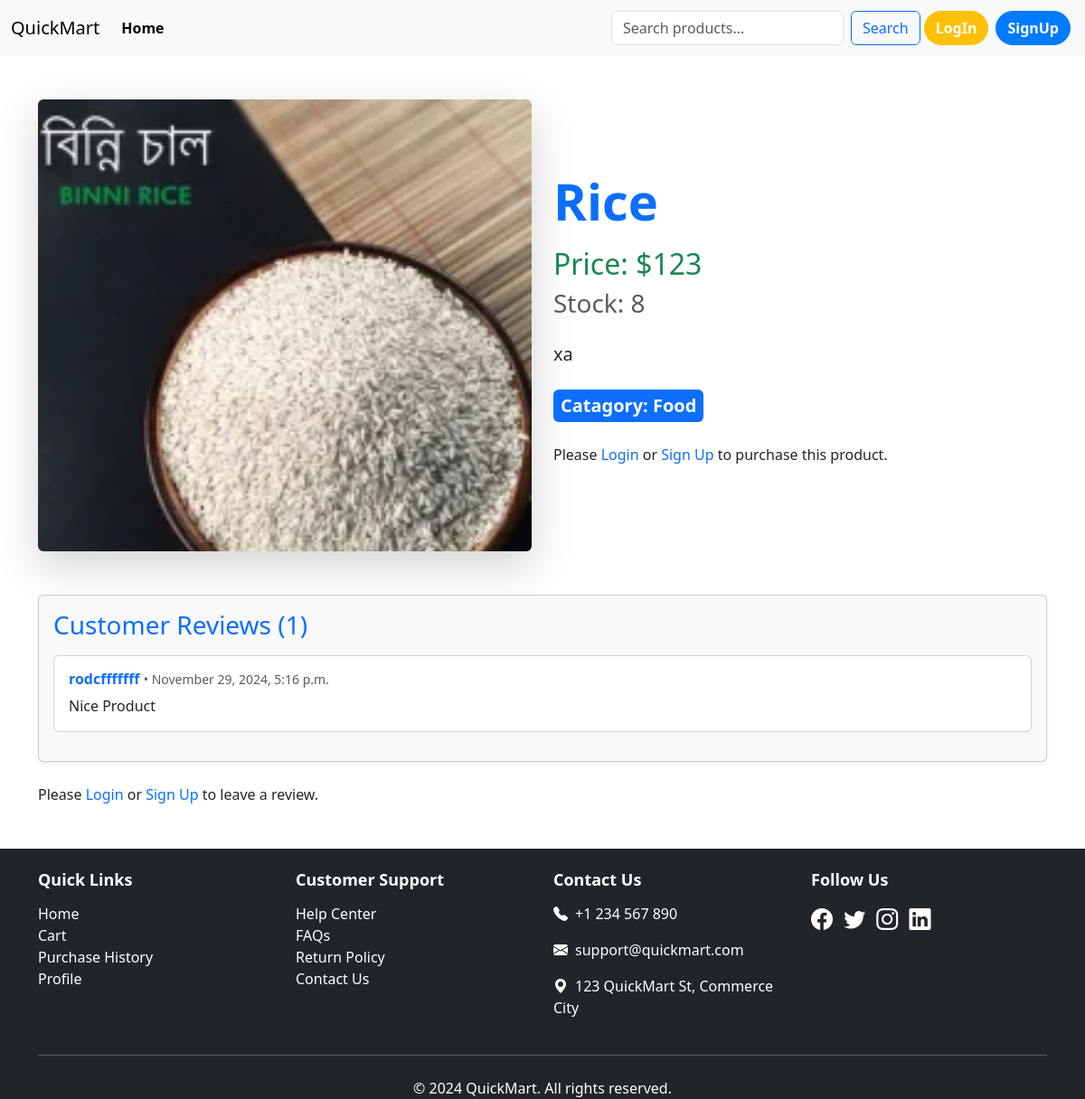
Before: /product/post_detail/2 with the older database file.
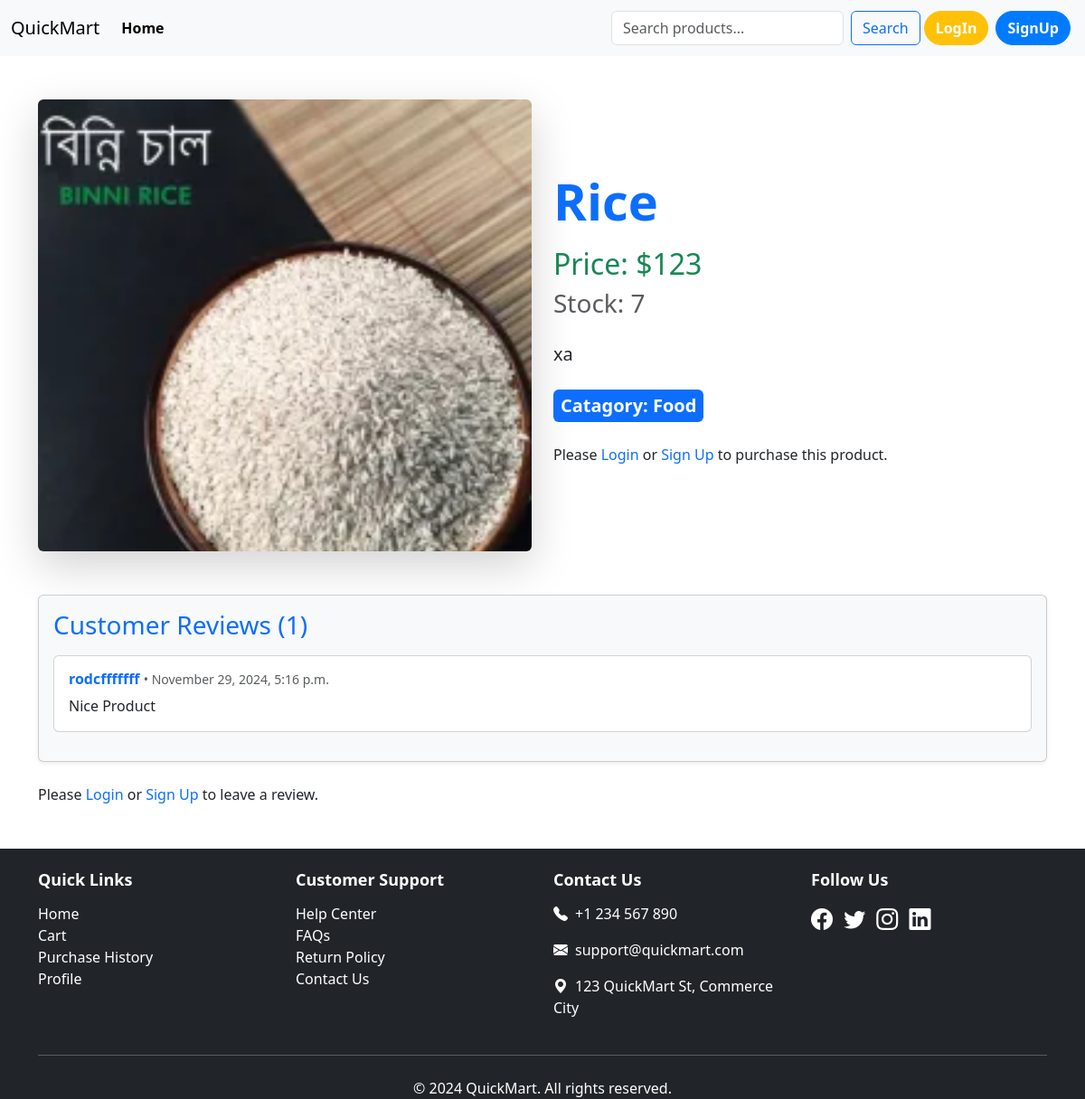
After: the same page with the newer database file.
### second_app/models.py (models this page shows, shortened)
class Product(models.Model):
    name=models.CharField(max_length=100)
    price=models.IntegerField()
    Brand=models.ForeignKey(Brand,on_delete=models.CASCADE)
    Quantity=models.IntegerField(null=True,blank=True)
    Description=models.TextField(blank=True,null=True)
    Image=models.ImageField(upload_to="second_app/medias/uploads/",blank=True,null=True)

class Brand(models.Model):
    name=models.CharField(max_length=40)
    slug=models.SlugField(max_length=100,null=True,unique=True,blank=True)

### second_app/views.py (the view, shortened to what this page needs)
# urls.py: path('post_detail/<int:id>',views.PostDetails.as_view(),name="post_detail"),
class PostDetails(DetailView):
    model=models.Product
    pk_url_kwarg = 'id'
    template_name='blog_detail.html'
    context_object_name='car'
    def get_context_data(self,**kwargs):
        context=super().get_context_data(**kwargs)
        post=self.object
        comments=post.comments.all()
        comment_form=forms.ComentForm()
        context['comments']=comments
        context['comments_form']=comment_form
        return context

### second_app/forms.py
class ComentForm(forms.ModelForm):
    class Meta:
        model = Comment
        fields=['name','email','body']

### second_app/templates/blog_detail.html (shortened to what this page needs)
{% extends "base.html" %} {% load crispy_forms_tags %} {% block content %}
<div class="container my-5">
  <div class="row align-items-center">
    <div class="col-md-6 text-center">
      <img
        src="{{ car.Image.url }}"
        alt="{{ car.name }}"
        class="img-fluid rounded shadow-lg"
        style="max-height: 500px; object-fit: cover; width: 100%"
      />
    </div>
    <div class="col-md-6">
      <h1 class="fw-bold text-primary display-4">{{ car.name }}</h1>
      <h2 class="text-success mt-3">Price: ${{ car.price }}</h2>
      <h3 class="text-muted">Stock: {{ car.Quantity }}</h3>
      <p class="mt-4 fs-5" style="text-align: justify">{{ car.Description }}</p>
      <div class="mt-4">
        <span class="badge bg-primary fs-5 p-2"
          >Catagory: {{ car.Brand.name }}</span
        >
      </div>
      <div class="mt-4">
        {% if user.is_authenticated %} {% if car.Quantity > 0 %}
        <a href="{% url 'buy_now' car.id %}" class="btn btn-warning btn-lg me-2"
          >Buy Now</a
        >
        <a href="#" class="btn btn-outline-primary btn-lg">Add to Cart</a>
        {% else %}
        <button class="btn btn-secondary btn-lg" disabled>Out of Stock</button>
        {% endif %} {% else %}
        <p class="mt-3">
          Please
          <a href="{% url 'login' %}" class="text-primary text-decoration-none"
            >Login</a
          >
          or
          <a href="{% url 'signup' %}" class="text-primary text-decoration-none"
            >Sign Up</a
          >
          to purchase this product.
        </p>
        {% endif %}
      </div>
    </div>
  </div>
</div>
<div class="container mt-5">
  <div class="card bg-light shadow-sm">
    <div class="card-body">
      <h3 class="text-primary">Customer Reviews ({{ comments|length }})</h3>
      {% for comment in comments %}
      <div class="card my-3">
        <div class="card-body">
          <h6 class="card-title">
            <strong class="text-primary">{{ comment.name }}</strong>
            <small class="text-muted"
              >• {{ comment.created_on|date:"F j, Y, g:i a" }}</small
            >
          </h6>
          <p class="card-text">{{ comment.body }}</p>
        </div>
      </div>
      {% empty %}
      <p class="text-muted">
        No reviews yet. Be the first to review this product!
      </p>
      {% endfor %}
    </div>
  </div>
  {% if user.is_authenticated %}
  <div class="mt-4">
    <h4 class="mb-3">Leave a Review</h4>
    <form method="post" class="shadow-sm p-4 bg-white rounded">
      {% csrf_token %} {{ comments_form|crispy }}
      <button type="submit" class="btn btn-warning">Submit Review</button>
    </form>
  </div>
  {% else %}
  <p class="mt-4">
    Please
    <a href="{% url 'login' %}" class="text-primary text-decoration-none"
      >Login</a
    >
    or
    <a href="{% url 'signup' %}" class="text-primary text-decoration-none"
      >Sign Up</a
    >
    to leave a review.
  </p>
  {% endif %}
</div>
 {% endblock content %}

Changed rows visible on the page:
changed Product "Rice": Quantity "8" → "7"
